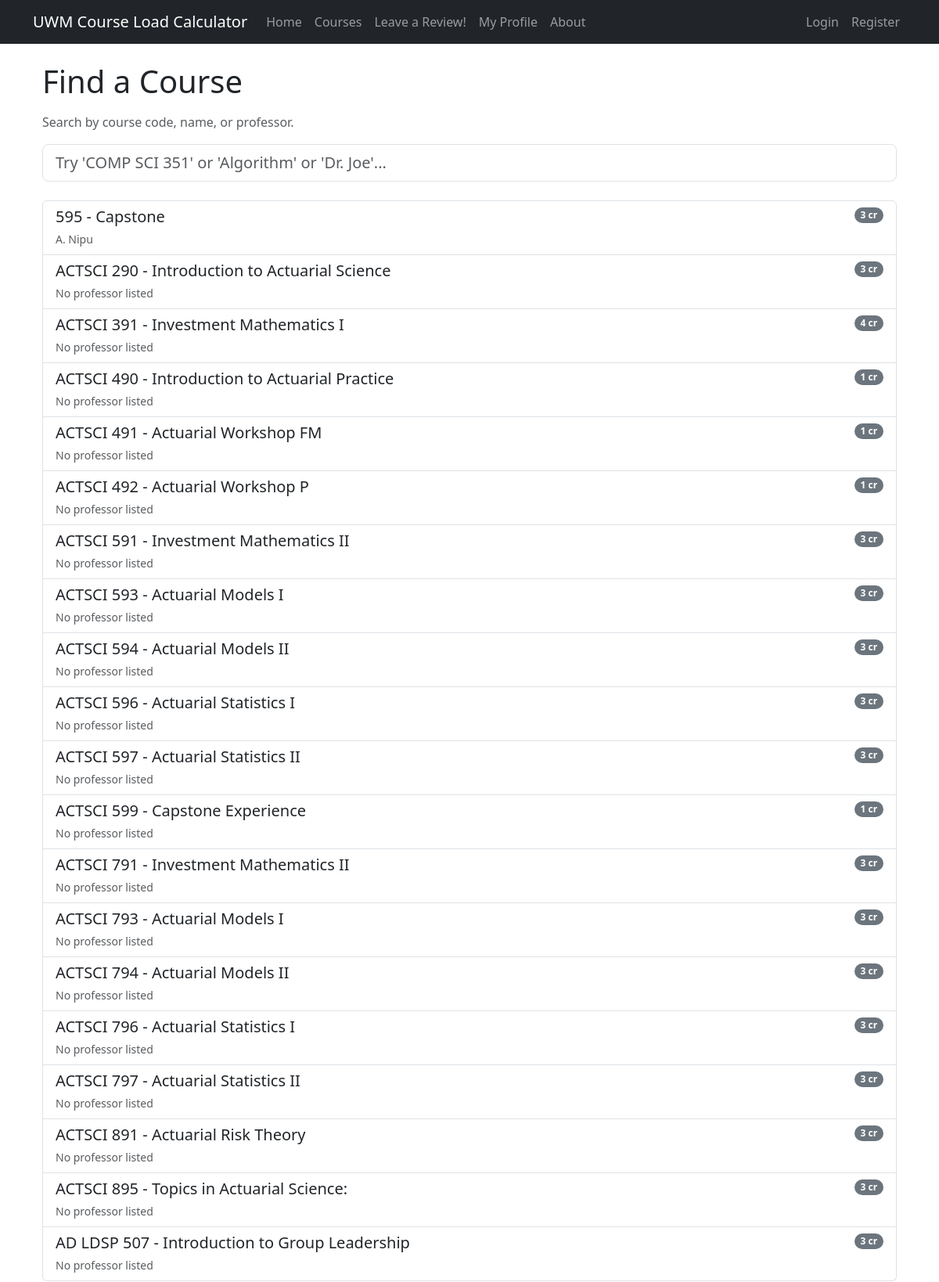
The app's page /search/ with its own data.
### main/models.py (models this page shows, shortened)
class Course(models.Model):
    course_name = models.CharField(max_length=100, unique=False)
    course_code = models.CharField(max_length=100, unique=True)
    course_credits = models.IntegerField()
    course_professors = models.ManyToManyField(Professor)
    course_details = models.TextField(blank=True)

class Professor(models.Model):
    professor_name = models.CharField(max_length=100, unique=True)

### main/views.py (the view)
# urls.py: path('search/', views.search, name='search'),
def search(request):
    query = request.GET.get('query', '').strip()
    COURSES_PER_PAGE = 20
    courses = Course.objects.prefetch_related('course_professors').order_by('course_code')
    if query:
        courses = courses.filter(
            Q(course_code__icontains=query) |
            Q(course_name__icontains=query) |
            Q(course_professors__professor_name__icontains=query)
        ).distinct()
    page_obj = Paginator(courses, COURSES_PER_PAGE).get_page(request.GET.get('page'))
    if request.GET.get('partial') == '1':
        html = render_to_string('_course_items.html', {'courses': page_obj}, request=request)
        return JsonResponse({'html': html, 'has_next': page_obj.has_next()})
    return render(request, 'search.html', {
        'courses': page_obj,
        'has_next': page_obj.has_next(),
        'query': query,
    })

### templates/search.html (shortened to what this page needs)
{% extends "base.html" %}
{% load static %}
{% block content %}
<div class="container">
    <h1 class="mb-3">Find a Course</h1>
    <p class="text-muted">Search by course code, name, or professor.</p>
    <div class="mb-4">
        <input
            type="text"
            id="courseSearch"
            class="form-control form-control-lg"
            placeholder="Try 'COMP SCI 351' or 'Algorithm' or 'Dr. Joe'..."
            autocomplete="off"
            value="{{ query }}"
        >
    </div>
    <div id="courseList" class="list-group">
        {% include "_course_items.html" %}
    </div>
</div>
{% endblock %}

### templates/_course_items.html
{% for course in courses %}
    <a
        href="{% url 'course_detail' course.id %}"
        class="list-group-item list-group-item-action course-item"
    >
        <div class="d-flex justify-content-between align-items-start">
            <div>
                <h5 class="mb-1">{{ course.course_code }} - {{ course.course_name }}</h5>
                <small class="text-muted">
                    {% for prof in course.course_professors.all %}
                        {{ prof.professor_name }}{% if not forloop.last %}, {% endif %}
                    {% empty %}
                        No professor listed
                    {% endfor %}
                </small>
            </div>
            <span class="badge bg-secondary rounded-pill">
                {{ course.course_credits }} cr
            </span>
        </div>
    </a>
{% endfor %}

### records on screen
Course: course_code "595", course_name "Capstone", course_credits "3"
Professor: professor_name "A. Nipu"
Course: course_code "ACTSCI 290", course_name "Introduction to Actuarial Science", course_credits "3"
Course: course_code "ACTSCI 391", course_name "Investment Mathematics I", course_credits "4"
Course: course_code "ACTSCI 490", course_name "Introduction to Actuarial Practice", course_credits "1"
Course: course_code "ACTSCI 491", course_name "Actuarial Workshop FM", course_credits "1"
Course: course_code "ACTSCI 492", course_name "Actuarial Workshop P", course_credits "1"
Course: course_code "ACTSCI 591", course_name "Investment Mathematics II", course_credits "3"
Course: course_code "ACTSCI 593", course_name "Actuarial Models I", course_credits "3"
Course: course_code "ACTSCI 594", course_name "Actuarial Models II", course_credits "3"
Course: course_code "ACTSCI 596", course_name "Actuarial Statistics I", course_credits "3"
Course: course_code "ACTSCI 597", course_name "Actuarial Statistics II", course_credits "3"
Course: course_code "ACTSCI 599", course_name "Capstone Experience", course_credits "1"
Course: course_code "ACTSCI 791", course_name "Investment Mathematics II", course_credits "3"
Course: course_code "ACTSCI 793", course_name "Actuarial Models I", course_credits "3"
Course: course_code "ACTSCI 794", course_name "Actuarial Models II", course_credits "3"
Course: course_code "ACTSCI 796", course_name "Actuarial Statistics I", course_credits "3"
Course: course_code "ACTSCI 797", course_name "Actuarial Statistics II", course_credits "3"
Course: course_code "ACTSCI 891", course_name "Actuarial Risk Theory", course_credits "3"
Course: course_code "ACTSCI 895", course_name "Topics in Actuarial Science:", course_credits "3"
Course: course_code "AD LDSP 507", course_name "Introduction to Group Leadership", course_credits "3"
